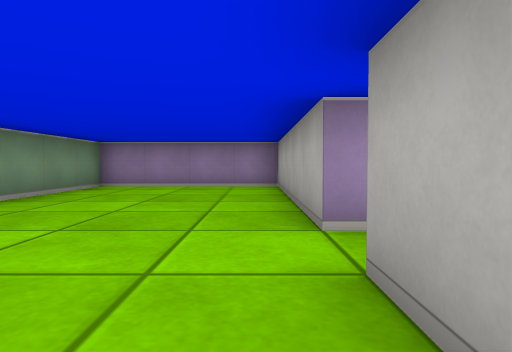
view 1 (above)

16 first-person views from a walk through a cub3D maze. The camera is about half as high as the walls, tilts 2° down and sees 75° across. The floor is counted in squares. Each view is taken from the middle of a square. On the plan, view 1 faces up. The plan holds only what a view shows up to about 9 squares ahead; the rest is blank.

view 2
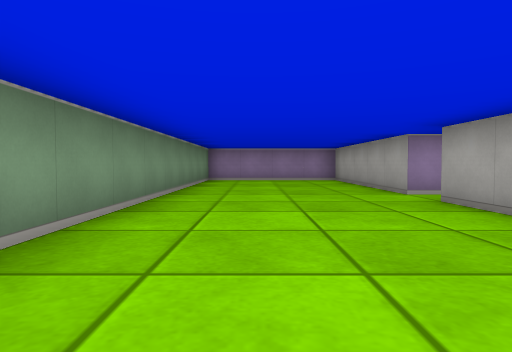

view 3
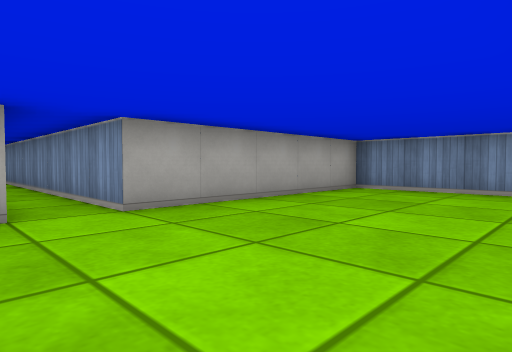

view 4
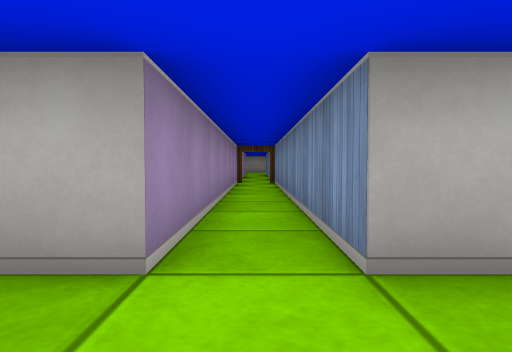

view 5
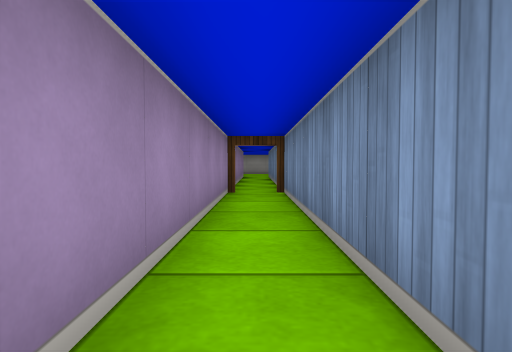

view 6
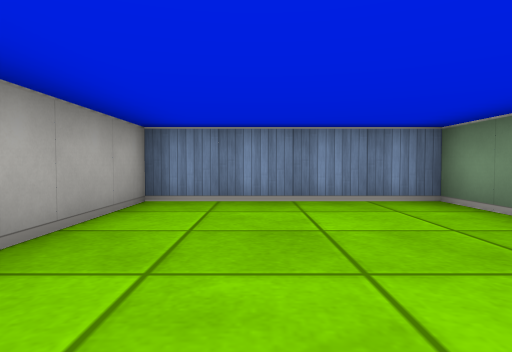

view 7
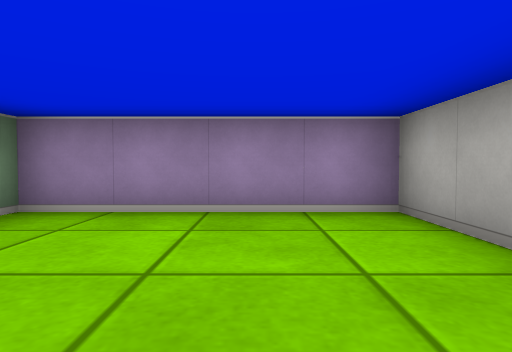

view 8
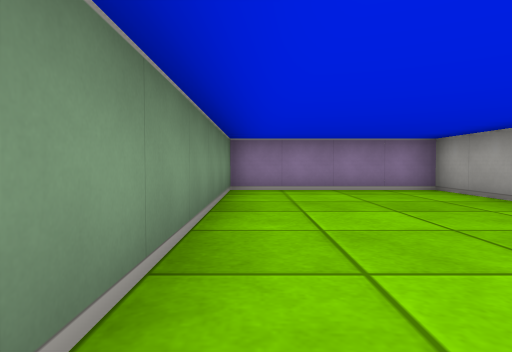

view 9
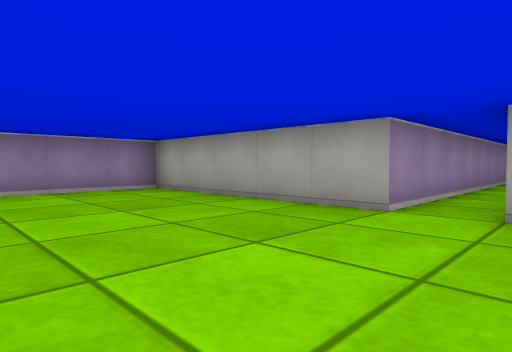

view 10
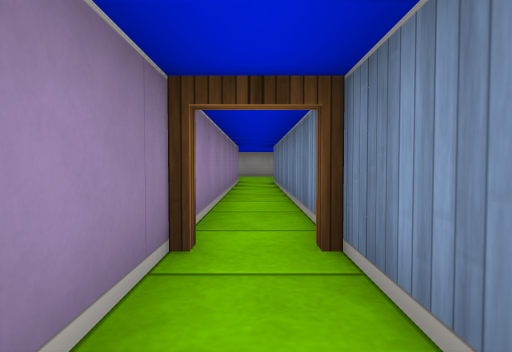

view 11
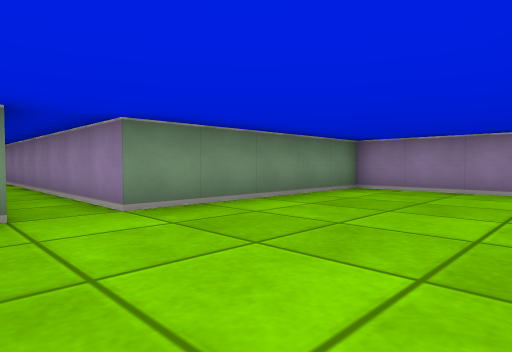

view 12
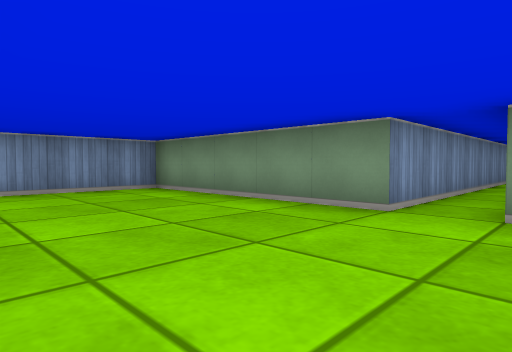

view 13
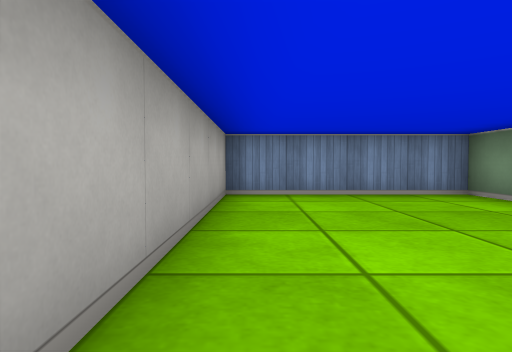

view 14
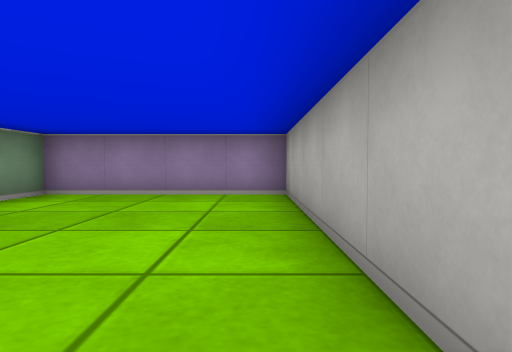

view 15
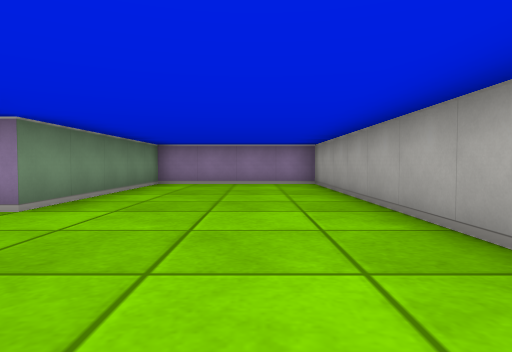

view 16
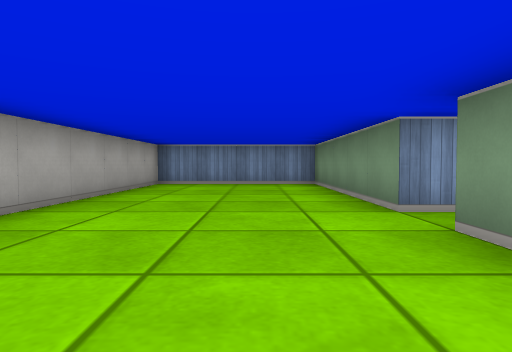

### Floor plan
Ten units are one square. View 1 is at (0, 0); x grows to the right and y downward. Boxes are objects, and circles mark ways between rooms. Rooms are numbered by the first view taken in them; rooms with no view inside come last. Other rooms are left out.
<svg viewBox="-40 -80 240 120">
<path fill="none" stroke="#000" d="M80 -25 5 -25 5 -75 -35 -75 -35 35 5 35 5 -15 80 -15M80 -15 155 -15 155 35 195 35 195 -75 155 -75 155 -25 80 -25"/>
<circle cx="80" cy="-20" r="3" fill="#2a7"/>
<text x="-10" y="-20">1</text>
<text x="170" y="-20">2</text>
</svg>
Room 1 opens to room 2.

Where each view was taken, in squares from view 1:
view 1: 0 up, 0 right, facing up
view 2: 3 down, 2 left, facing up
view 3: 3 up, 3 left, facing down-right
view 4: 2 up, 1 left, facing right
view 5: 2 up, 2 right, facing right
view 6: 1 up, 1 left, facing down
view 7: 4 up, 1 left, facing up
view 8: 1 up, 3 left, facing up
view 9: 1 up, 3 left, facing up-right
view 10: 2 up, 6 right, facing right
view 11: 1 up, 19 right, facing up-left
view 12: 3 up, 19 right, facing down-left
view 13: 2 up, 19 right, facing down
view 14: 2 up, 19 right, facing up
view 15: 1 down, 18 right, facing up
view 16: 5 up, 17 right, facing down
